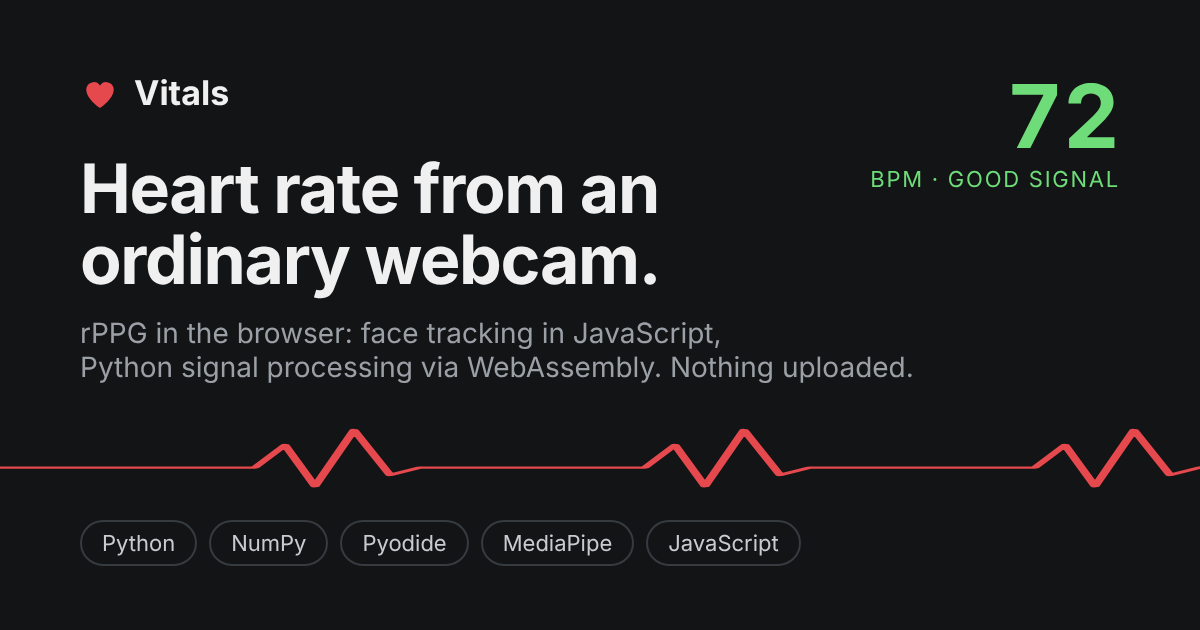
#> input picture web/og.png, 1200 x 630 px
$ python make_test_video.py web/og.png
#> lines starting #> are read from the running program, lines starting #| are printed output that depends on the picture
"""
make_test_video.py -- turn a still photo of a face into a test video with a KNOWN heart rate.

Why: a pipeline check end to end -- real FaceMesh, real video decoding, real
compression -- where the right answer is known exactly. Same idea as the
check described by Neutropic for its rPPG tool. It is NOT a validation
study: a synthetic clip has no real blood flow, no talking, no skin-tone
range. For accuracy claims use real data (evaluate_video.py on UBFC-rPPG, or
your own recordings next to a pulse oximeter).

What the clip contains:
  * the face's skin changes colour at the chosen heart rate, in the
    direction real blood volume changes colour (Wang et al. 2017),
    with a little natural beat-to-beat variation
  * slow lighting drift on the whole picture (so the method can't just
    find a clean sine), camera noise, 8-bit rounding, lossy compression
  * optional: small head sway (--motion) and lamp-like colour flicker (--flicker)

    python make_test_video.py selfie.jpg --bpm 72 --out test_videos/selfie_72
    python evaluate_video.py test_videos/selfie_72

Output folder (UBFC-rPPG layout, so evaluate_video.py reads it directly):
    vid.avi            the clip (MJPG)
    ground_truth.txt   line 1: pulse waveform, line 2: heart rate, line 3: time (s)
"""

import argparse
import os

import cv2
import numpy as np

PULSE_DIRECTION_RGB = np.array([0.33, 0.77, 0.53]) / 0.77      # relative R, G, B change, green = 1
FACE_OVAL = [10, 338, 297, 332, 284, 251, 389, 356, 454, 323, 361, 288, 397, 365, 379, 378, 400,
             377, 152, 148, 176, 149, 150, 136, 172, 58, 132, 93, 234, 127, 162, 21, 54, 103, 67, 109]


def face_mask(image, box=None):
    """Soft mask (0..1) over the face. Uses FaceMesh's face outline, or a box (x, y, w, h as fractions)."""
    h, w = image.shape[:2]
    mask = np.zeros((h, w), np.float32)
    if box is None:
        import mediapipe as mp
        with mp.solutions.face_mesh.FaceMesh(static_image_mode=True, max_num_faces=1) as fm:
            res = fm.process(cv2.cvtColor(image, cv2.COLOR_BGR2RGB))
        if not res.multi_face_landmarks:
            raise SystemExit("No face found in the photo. Use a clear, frontal, well-lit selfie.")
        lm = res.multi_face_landmarks[0].landmark
        pts = np.array([[lm[i].x * w, lm[i].y * h] for i in FACE_OVAL], np.int32)
        cv2.fillPoly(mask, [pts], 1.0)
    else:
        x, y, bw, bh = box
        cv2.ellipse(mask, (int((x + bw / 2) * w), int((y + bh / 2) * h)),
                    (int(bw / 2 * w), int(bh / 2 * h)), 0, 0, 360, 1.0, -1)
    k = max(3, (w // 60) | 1)                              # feather the edge
    return cv2.GaussianBlur(mask, (k, k), 0)


def make_video(image, out_dir, bpm=72.0, seconds=30.0, fps=30.0, amplitude=0.003, motion=False,
               flicker=False, noise=1.5, seed=0, box=None, size=(1280, 720)):
    rng = np.random.default_rng(seed)
    image = cv2.resize(image, size, interpolation=cv2.INTER_AREA).astype(np.float32)
    mask = face_mask(image.astype(np.uint8), box)[:, :, None]

    n = int(seconds * fps)
    t = np.arange(n) / fps
    # Natural variation: heart rate wanders a few BPM (breathing-linked + slow drift).
    hr = bpm + 1.5 * np.sin(2 * np.pi * 0.25 * t) + 2.0 * np.sin(2 * np.pi * 0.02 * t + rng.uniform(0, 6))
    phase = 2 * np.pi * np.cumsum(hr / 60.0) / fps
    wave = np.sin(phase) + 0.35 * np.sin(2 * phase + 0.6)              # sharper upstroke, 2nd harmonic
    drift = 1 + 0.02 * np.sin(2 * np.pi * 0.05 * t + rng.uniform(0, 6))
    bgr_dir = PULSE_DIRECTION_RGB[::-1]

    os.makedirs(out_dir, exist_ok=True)
    writer = cv2.VideoWriter(os.path.join(out_dir, "vid.avi"), cv2.VideoWriter_fourcc(*"MJPG"), fps, size)
    for i in range(n):
        light = np.full(3, drift[i], np.float32)
        if flicker:                                                     # warm/cool wobble, in band
            light *= 1 + 0.004 * np.sin(2 * np.pi * 1.7 * t[i]) * np.array([-0.3, 0.45, 1.0])
        pulse = 1 + amplitude * wave[i] * bgr_dir
        frame = image * light * (1 + mask * (pulse - 1))
        if motion:                                                      # small sway, like sitting naturally
            dx, dy = 3 * np.sin(2 * np.pi * 0.3 * t[i]), 2 * np.sin(2 * np.pi * 0.17 * t[i] + 1)
            frame = cv2.warpAffine(frame, np.float32([[1, 0, dx], [0, 1, dy]]), size,
                                   borderMode=cv2.BORDER_REFLECT)
        frame += rng.normal(0, noise, frame.shape).astype(np.float32)
        writer.write(np.clip(frame, 0, 255).astype(np.uint8))
    writer.release()

    with open(os.path.join(out_dir, "ground_truth.txt"), "w") as f:     # UBFC-rPPG DATASET_2 layout
        f.write(" ".join(f"{v:.6f}" for v in wave) + "\n")
        f.write(" ".join(f"{v:.3f}" for v in hr) + "\n")
        f.write(" ".join(f"{v:.6f}" for v in t) + "\n")
    return out_dir


def main():
    ap = argparse.ArgumentParser(description=__doc__, formatter_class=argparse.RawDescriptionHelpFormatter)
    ap.add_argument("photo", help="a clear, frontal photo of a face")
    ap.add_argument("--bpm", type=float, default=72.0)
    ap.add_argument("--seconds", type=float, default=30.0)
    ap.add_argument("--amplitude", type=float, default=0.003,
                    help="pulse colour change as a fraction (real skin: roughly 0.001-0.005)")
    ap.add_argument("--motion", action="store_true", help="add a small head sway")
    ap.add_argument("--flicker", action="store_true", help="add a lamp-like colour flicker in the heart-rate band")
    ap.add_argument("--out", default=None, help="output folder (default test_videos/<photo>_<bpm>)")
    args = ap.parse_args()
    image = cv2.imread(args.photo)
#> image is the input picture: shape (630, 1200, 3); mean B, G, R 32.4, 30.9, 29.8
    if image is None:
        raise SystemExit(f"Could not read {args.photo}")
    out = args.out or os.path.join("test_videos", f"{os.path.splitext(os.path.basename(args.photo))[0]}_{args.bpm:.0f}")
    make_video(image, out, args.bpm, args.seconds, amplitude=args.amplitude, motion=args.motion, flicker=args.flicker)
#> in make_video, `image = cv2.resize(image, size, interpolation=cv2.INTER_AREA).astype(n..`:
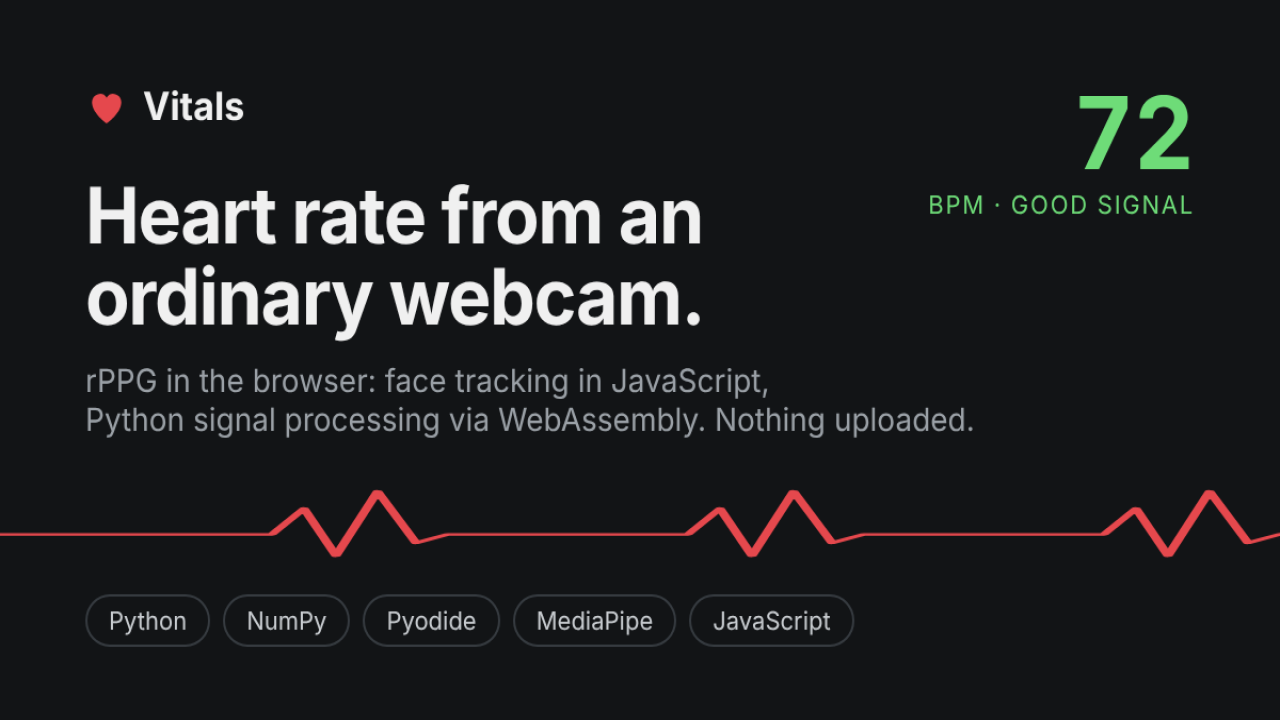
#> image: shape (720, 1280, 3) float32; mean of channels 0, 1, 2 32.4, 30.9, 29.7; drawn as B, G, R
#> (the call stopped at in face_mask, `with mp.solutions.face_mesh.FaceMesh(static_image_mode=True, max_num_f..`: mediapipe is not available in this run)
    print(f"wrote {out}/vid.avi and ground_truth.txt -> now run: python evaluate_video.py {out}")


if __name__ == "__main__":
    main()
